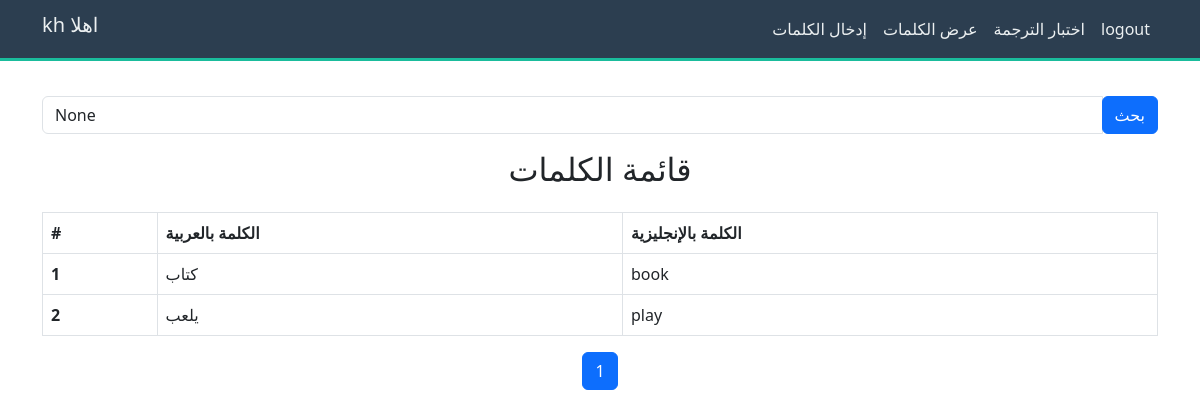
Screenshot of /words/ (signed in) with the database file from the repository.
### app/models.py (models this page shows)
class Word(models.Model):
    arabic=models.TextField(max_length=50)
    english=models.TextField(max_length=50)
    user=models.ForeignKey(User,on_delete=models.CASCADE)

### app/views.py (the view)
# urls.py: path('words/', views.WordListView.as_view(), name='word-list'),
class WordListView(View):
    def get(self, request):
        query = request.GET.get('q')
        if query:
            words = Word.objects.filter(user=request.user, english__icontains=query)
        else:
            words = Word.objects.filter(user=request.user)
        paginator = Paginator(words, 10)
        page_number = request.GET.get('page')
        page_obj = paginator.get_page(page_number)
        context = {
            'page_obj': page_obj,
            'query': query,  # إرسال استعلام البحث الحالي (إذا وُجد) للعرض
        }
        return render(request, 'word_list.html', context)

### templates/word_list.html (shortened to what this page needs)
{% extends 'base.html' %}
{% block content %}
<br>
<br>
<div class="container mt-5">
    <form method="GET" action="">
        <div class="input-group mb-3">
            <input type="text" class="form-control" placeholder="ابحث عن كلمة بالإنجليزية" name="q" value="{{ query }}">
            <div class="input-group-append">
                <button class="btn btn-primary" type="submit">بحث</button>
            </div>
        </div>
    </form>
    <h2 class="text-center">قائمة الكلمات</h2>
    <table class="table table-bordered mt-4">
        <thead class="thead-light">
            <tr>
                <th scope="col">#</th>
                <th scope="col">الكلمة بالعربية</th>
                <th scope="col">الكلمة بالإنجليزية</th>
            </tr>
        </thead>
        <tbody>
            {% for word in page_obj %}
            <tr>
                <th scope="row">{{ forloop.counter }}</th>
                <td>{{ word.arabic }}</td>
                <td>{{ word.english }}</td>
            </tr>
            {% empty %}
            <tr>
                <td colspan="3" class="text-center">لا توجد كلمات</td>
            </tr>
            {% endfor %}
        </tbody>
    </table>
    <nav aria-label="Page navigation">
        <ul class="pagination justify-content-center">
            {% for num in page_obj.paginator.page_range %}
                <li class="page-item {% if page_obj.number == num %}active{% endif %}">
                    <a class="page-link" href="?page={{ num }}">{{ num }}</a>
                </li>
            {% endfor %}
        </ul>
    </nav>
</div>
{% endblock content %}

### templates/base.html (shortened to what this page needs)
{% load static %}
<!DOCTYPE html>
<html lang="ar">
<head>
    <link href="{% static '/static/style.css' %}" rel="stylesheet">
    <link href="https://cdn.jsdelivr.net/npm/bootstrap@5.3.0/dist/css/bootstrap.min.css" rel="stylesheet">
</head>
<body>
    <nav class="navbar navbar-expand-lg navbar-dark">
        <div class="container">
            <h1 class="navbar-brand">  {{user}}  اهلا</h1>
            <div class="collapse navbar-collapse" id="navbarNav">
                <ul class="navbar-nav ms-auto">
                    <li class="nav-item">
                        <a class="nav-link" href="{% url 'enter-words' %}">إدخال الكلمات</a>
                    </li>
                    <li class="nav-item">
                        <a class="nav-link" href="{% url 'word-list' %}"> عرض الكلمات</a>
                    </li>
                    <li class="nav-item">
                        <a class="nav-link" href="{% url 'exam' %}">اختبار الترجمة</a>
                    </li>
                    <li class="nav-item">
                        <form action="{% url 'logout' %}" method="post">
                            <button class="nav-link">logout</button>
                        </form>
                    </li>
                </ul>
            </div>
        </div>
    </nav>
    {% block content %}
    {% endblock content %}
</body>
</html>

### static/style.css (style rules this page uses)
body { font-family: 'Arial', sans-serif; background-color: #fff !important; color: #333; margin: 0; padding: 0; }
.navbar { background-color: #2c3e50; border-bottom: 3px solid #1abc9c; position: fixed !important; top: 0; width: 100%; z-index: 1000; }
.navbar-brand, .nav-link { color: #ecf0f1 !important; }
.btn-primary { background-color: #1abc9c; border: none; }

### rows the page displays
Word: arabic "كتاب", english "book"
Word: arabic "يلعب", english "play"

### other values shown
{{ user }} "kh"
{{ num }} "1"
